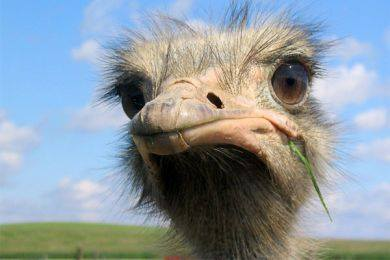
#> input picture LAB3/strus.jpeg, 390 x 260 px, given in place of Leopard-1.jpg, which was not available
$ python zad1.py
#> lines starting #> are read from the running program, lines starting #| are printed output that depends on the picture; after the words box and inside, x2 and y2 are one past the last pixel; in counts of white or black regions, pixels touching at a corner belong together; pictures that were not available may be replaced by others from this repository, and a replacement may not be noted
import os
import numpy as np
from PIL import Image
from multiprocessing import Pool

def replicate_edges(image_array):
    height, width = image_array.shape
    replicated_image = np.zeros((height + 2, width + 2), dtype=image_array.dtype)

    # Środek
    replicated_image[1:-1, 1:-1] = image_array

    # Górna i dolna krawędź
    replicated_image[0, 1:-1] = image_array[0, :]
    replicated_image[-1, 1:-1] = image_array[-1, :]

    # Lewa i prawa krawędź
    replicated_image[1:-1, 0] = image_array[:, 0]
    replicated_image[1:-1, -1] = image_array[:, -1]

    # Rogi
    replicated_image[0, 0] = image_array[0, 0]
    replicated_image[0, -1] = image_array[0, -1]
    replicated_image[-1, 0] = image_array[-1, 0]
    replicated_image[-1, -1] = image_array[-1, -1]

    return replicated_image

def edge_filter(image):
    sobel_x = np.array([[-1, 0, 1],
                         [-2, 0, 2],
                         [-1, 0, 1]])

    sobel_y = np.array([[1, 2, 1],
                         [0, 0, 0],
                         [-1, -2, -1]])

    image_array = np.array(image)
    height, width = image_array.shape
    output_x = np.zeros_like(image_array, dtype=float)
    output_y = np.zeros_like(image_array, dtype=float)

    padded_image = replicate_edges(image_array)

    for i in range(height):
        for j in range(width):
            region = padded_image[i:i+3, j:j+3]

            output_x[i, j] = np.sum(sobel_x * region)
            output_y[i, j] = np.sum(sobel_y * region)

    gradient = np.sqrt(output_x**2 + output_y**2)

    # normalizacja do 0-255
    gradient = np.clip(gradient, 0, 255).astype(np.uint8)

    output_image = Image.fromarray(gradient)

    return output_image

def determine_split_type(n_clients): # możaby też na takie pionowe paski po prostu podzielić
    if n_clients < 1:
        return 1, 1

    rows = int(np.sqrt(n_clients))
    cols = n_clients // rows

    if rows * cols != n_clients:
        return 1, n_clients

    return rows, cols

def split_image(image, n_clients):
    rows, cols = determine_split_type(n_clients)
    width, height = image.size
    fragment_width = width // cols
    fragment_height = height // rows
    fragments = []
    coords = []
    output_dir = 'image_fragments'
    os.makedirs(output_dir, exist_ok=True)

    for i in range(rows):
        for j in range(cols):
            left = j * fragment_width
            top = i * fragment_height
            right = (j + 1) * fragment_width
            down = (i + 1) * fragment_height
            fragment = image.crop((left, top, right, down))
            fragments.append(fragment)
            coords.append((left, top, right, down))
            fragment.save(f'{output_dir}/fragment_{i}_{j}.jpg')

    return fragments, coords

def merge_image(fragments, coords, image_size):
    output_image = Image.new("L", image_size)

    for fragment, (left, top, right, down) in zip(fragments, coords):
        output_image.paste(fragment, (left, top, right, down))

    return output_image

def process_image(image_path, n_clients):
#> called with image_path = 'Leopard-1.jpg', n_clients = 4
    image = Image.open(image_path).convert("L")  # obraz w skali szarosci
    fragments, coords = split_image(image, n_clients)
#> after the loop in split_image, `for i in range(rows):`: coords = [(0, 0, 195, 130), (195, 0, 390, 130), (0, 130, 195, 260), (195, 130, 390, 260)]; fragments = 4 items
#> fragments = 4 items

    with Pool(n_clients) as pool:
        processed_fragments = pool.map(edge_filter, fragments)
#> in edge_filter, `output_image = Image.fromarray(gradient)`:
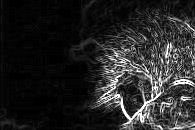
#> output_image: PIL image 195x130 L; min 0, max 255, mean 37.8
#> in replicate_edges (call 2), `replicated_image[0, 0] = image_array[0, 0]`: replicated_image: shape (132, 197); min 0, max 247, mean 173.7
#> in replicate_edges (call 2), `replicated_image[0, -1] = image_array[0, -1]`: replicated_image: shape (132, 197); min 0, max 247, mean 173.7
#> in replicate_edges (call 2), `replicated_image[-1, 0] = image_array[-1, 0]`: replicated_image: shape (132, 197); min 0, max 247, mean 173.7
#> in replicate_edges (call 2), `replicated_image[-1, -1] = image_array[-1, -1]`: replicated_image: shape (132, 197); min 1, max 247, mean 173.7
#> in replicate_edges (call 3), `replicated_image[1:-1, -1] = image_array[:, -1]`:
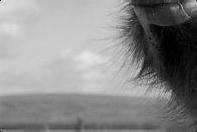
#> replicated_image: shape (132, 197); min 0, max 231, mean 138.4
#> in replicate_edges (call 3), `replicated_image[0, 0] = image_array[0, 0]`: replicated_image: shape (132, 197); under 0.01% of pixels changed, all inside (x1, y1, x2, y2) = (0, 0, 1, 1)
#> in replicate_edges (call 3), `replicated_image[0, -1] = image_array[0, -1]`: replicated_image: shape (132, 197); min 0, max 231, mean 138.4
#> in replicate_edges (call 3), `replicated_image[-1, 0] = image_array[-1, 0]`: replicated_image: shape (132, 197); min 0, max 231, mean 138.4
#> in replicate_edges (call 3), `replicated_image[-1, -1] = image_array[-1, -1]`: replicated_image: shape (132, 197); min 0, max 231, mean 138.4
#> after the loop in edge_filter (call 3), `for i in range(height):`:
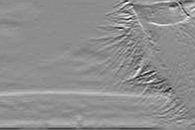
#> output_y: shape (130, 195) float64; min -338, max 269, mean 2.1; drawn with min black and max white
#> in replicate_edges (call 4), `replicated_image[0, 0] = image_array[0, 0]`: replicated_image: shape (132, 197); min 0, max 230, mean 120.1
#> in replicate_edges (call 4), `replicated_image[0, -1] = image_array[0, -1]`: replicated_image: shape (132, 197); min 0, max 230, mean 120.2
#> in replicate_edges (call 4), `replicated_image[-1, 0] = image_array[-1, 0]`: replicated_image: shape (132, 197); min 0, max 230, mean 120.2
#> in replicate_edges (call 4), `replicated_image[-1, -1] = image_array[-1, -1]`: replicated_image: shape (132, 197); min 0, max 230, mean 120.2
#> after the loop in edge_filter (call 4), `for i in range(height):`:
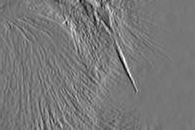
#> output_x: shape (130, 195) float64; min -380, max 438, mean 6.2; drawn with min black and max white
#> after the loop in edge_filter (call 4), `for i in range(height):`:
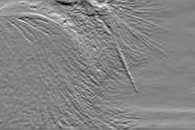
#> output_y: shape (130, 195) float64; min -382, max 358, mean 4.5; drawn with min black and max white
#> in edge_filter (call 4), `gradient = np.clip(gradient, 0, 255).astype(np.uint8)`:
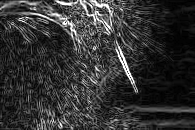
#> gradient: shape (130, 195); min 0, max 255, mean 50.5
#> processed_fragments = 4 items

    output_image = merge_image(processed_fragments, coords, image.size)
#> in merge_image, `output_image = Image.new("L", image_size)`: output_image: PIL image 390x260 L; every value is 0
#> the loop in merge_image, `for fragment, (left, top, right, down) in zip(fragments, coords):` made 4 passes
#> after the loop in merge_image, `for fragment, (left, top, right, down) in zip(fragments, coords):`:
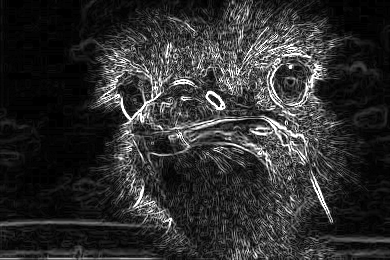
#> output_image: PIL image 390x260 L; min 0, max 255, mean 46

    return output_image


if __name__ == "__main__":
    image1 = "strus.jpg"
    image2 = "Leopard-1.jpg"
    num = 4

    output_image = process_image(image2, n_clients=num)
    output_image.save(f'2result_{image2}')
